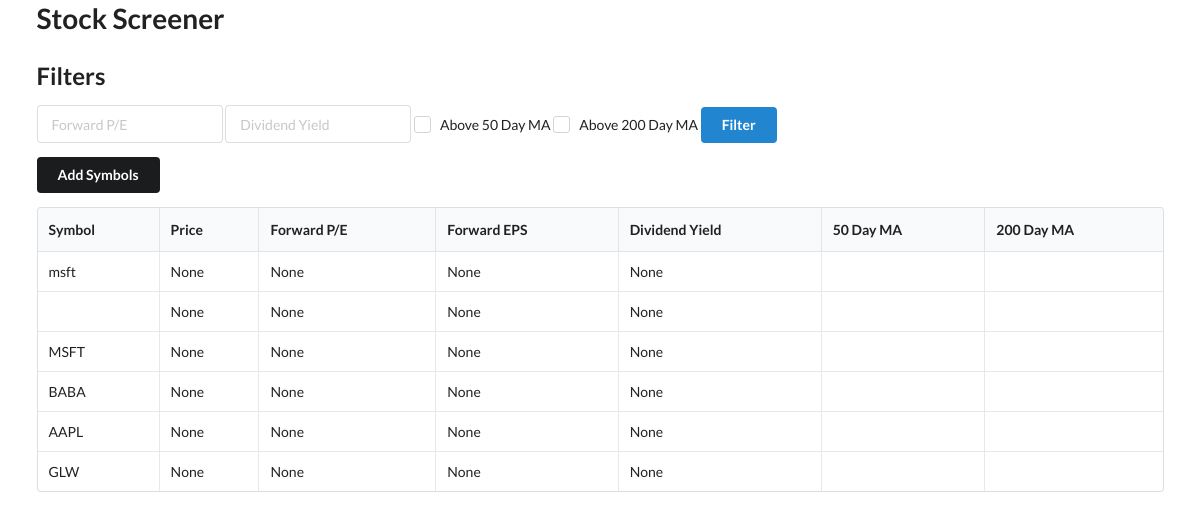
The page / on the database its author committed.
### models.py (models this page shows)
class Stock(Base):
    __tablename__ = "stocks"
    id = Column(Integer, primary_key=True, index=True)#every new record is incremented
    symbol = Column(String,unique=True,index=True)
    price = Column(Numeric(10,2))
    forward_pe = Column(Numeric(10,2))
    forward_eps = Column(Numeric(10,2))
    dividend_yield = Column(Numeric(10,2))
    ma_50 = Column(Numeric(10,2))
    ma_200 = Column(Numeric(10,2))

### main.py (the view)
@app.get("/")
def home(request: Request, forward_pe = None, dividend_yield = None, ma50 = None, ma200 = None, db: Session = Depends(get_db)):
    stocks = db.query(Stock)
    if forward_pe:
        stocks = stocks.filter(Stock.forward_pe < forward_pe)
    if dividend_yield:
        stocks = stocks.filter(Stock.dividend_yield > dividend_yield)
    if ma50:
        stocks = stocks.filter(Stock.price > Stock.ma50)
    if ma200:
        stocks = stocks.filter(Stock.price > Stock.ma200)
    stocks = stocks.all()
    return templates.TemplateResponse("home.html", {
        "request": request,
        "stocks": stocks,
        "dividend_yield": dividend_yield,
        "forward_pe": forward_pe,
        "ma200": ma200,
        "ma50": ma50
    })

### templates/home.html (shortened to what this page needs)
{% extends "layout.html" %}
{% block content %}
<h2>Filters</h2>
<form method="get">
<div class="ui input">
  <input name="forward_pe" type="text" placeholder="Forward P/E" value="{{ forward_pe or '' }}">
</div>
<div class="ui input">
  <input name="dividend_yield" type="text" placeholder="Dividend Yield" value="{{ dividend_yield or '' }}">
</div>
<div class="ui checkbox">
  <label>Above 50 Day MA</label>
</div>
<div class="ui checkbox">
  <label>Above 200 Day MA</label>
</div>
<button type="submit" class="ui button primary">Filter</button>
</form>
<button id="add_symbol" class="ui button secondary">Add Symbols</button>
<table class="ui celled table">
  <thead>
    <tr>
      <th>Symbol</th>
      <th>Price</th>
      <th>Forward P/E</th>
      <th>Forward EPS</th>
      <th>Dividend Yield</th>
      <th>50 Day MA</th>
      <th>200 Day MA</th>
    </tr>
  </thead>
  <tbody>
    {% for stock in stocks %}
    <tr>
      <td>{{ stock.symbol }}</td>
      <td>{{ stock.price }}</td>
      <td>{{ stock.forward_pe }}</td>
      <td>{{ stock.forward_eps }}</td>
      <td>{{ stock.dividend_yield }}</td>
      <td>{{ stock.ma50 }}</td>
      <td>{{ stock.ma200 }}</td>
    </tr>
    {% endfor %}
  </tbody>
</table>
{% endblock %}

### templates/layout.html (shortened to what this page needs)
<html>
    <head>
        <link rel="stylesheet" href="https://cdn.jsdelivr.net/npm/semantic-ui@2.4.2/dist/semantic.min.css">
    </head>
    <body>
            <div class="ui container">
        <h1>Stock Screener</h1>
        {% block content %}
        {% endblock %}
        </div>
    </body>
</html>

### rows shown on the page
Stock: symbol "msft", price "None", forward_pe "None", forward_eps "None", dividend_yield "None"
Stock: price "None", forward_pe "None", forward_eps "None", dividend_yield "None"
Stock: symbol "MSFT", price "None", forward_pe "None", forward_eps "None", dividend_yield "None"
Stock: symbol "BABA", price "None", forward_pe "None", forward_eps "None", dividend_yield "None"
Stock: symbol "AAPL", price "None", forward_pe "None", forward_eps "None", dividend_yield "None"
Stock: symbol "GLW", price "None", forward_pe "None", forward_eps "None", dividend_yield "None"
